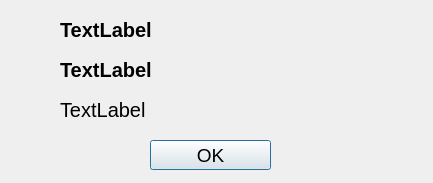
<?xml version="1.0" encoding="UTF-8"?>
<ui version="4.0">
 <class>Dialog</class>
 <widget class="QDialog" name="Dialog">
  <property name="geometry">
   <rect>
    <x>0</x>
    <y>0</y>
    <width>433</width>
    <height>183</height>
   </rect>
  </property>
  <property name="windowTitle">
   <string>Dialog</string>
  </property>
  <widget class="QLabel" name="labelS">
   <property name="geometry">
    <rect>
     <x>60</x>
     <y>20</y>
     <width>300</width>
     <height>20</height>
    </rect>
   </property>
   <property name="font">
    <font>
     <pointsize>15</pointsize>
     <weight>75</weight>
     <bold>true</bold>
    </font>
   </property>
   <property name="text">
    <string>TextLabel</string>
   </property>
  </widget>
  <widget class="QLabel" name="labelQ">
   <property name="geometry">
    <rect>
     <x>60</x>
     <y>60</y>
     <width>300</width>
     <height>20</height>
    </rect>
   </property>
   <property name="font">
    <font>
     <pointsize>15</pointsize>
     <weight>75</weight>
     <bold>true</bold>
    </font>
   </property>
   <property name="text">
    <string>TextLabel</string>
   </property>
  </widget>
  <widget class="QLabel" name="labelA">
   <property name="geometry">
    <rect>
     <x>60</x>
     <y>100</y>
     <width>300</width>
     <height>20</height>
    </rect>
   </property>
   <property name="font">
    <font>
     <pointsize>15</pointsize>
    </font>
   </property>
   <property name="text">
    <string>TextLabel</string>
   </property>
  </widget>
  <widget class="QPushButton" name="pushButton">
   <property name="geometry">
    <rect>
     <x>150</x>
     <y>140</y>
     <width>121</width>
     <height>30</height>
    </rect>
   </property>
   <property name="font">
    <font>
     <pointsize>14</pointsize>
    </font>
   </property>
   <property name="text">
    <string>OK</string>
   </property>
  </widget>
 </widget>
 <resources/>
 <connections/>
</ui>
